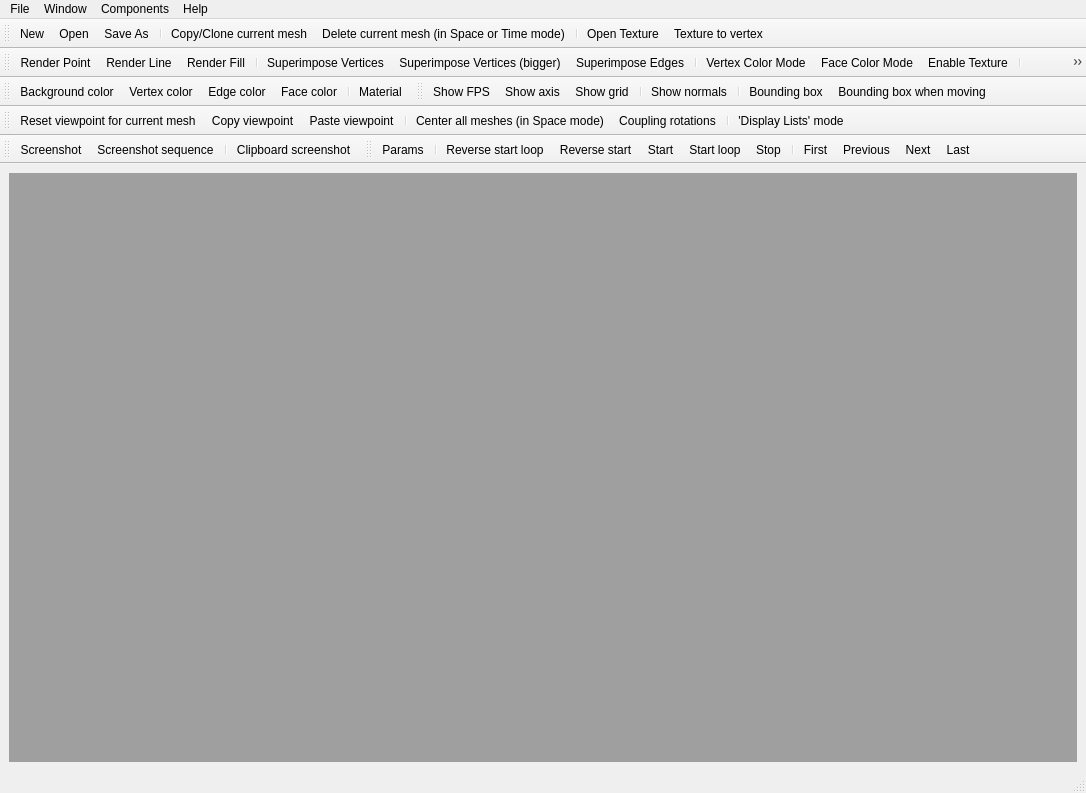
<?xml version="1.0" encoding="UTF-8"?>
<ui version="4.0">
 <class>mainwindow</class>
 <widget class="QMainWindow" name="mainwindow">
  <property name="geometry">
   <rect>
    <x>0</x>
    <y>0</y>
    <width>1086</width>
    <height>793</height>
   </rect>
  </property>
  <property name="windowTitle">
   <string>MEPP</string>
  </property>
  <property name="windowIcon">
   <iconset resource="mepp.qrc">
    <normaloff>:/logo/Pictures/MEPP.png</normaloff>:/logo/Pictures/MEPP.png</iconset>
  </property>
  <widget class="QWidget" name="centralwidget">
   <layout class="QGridLayout" name="gridLayout">
    <item row="0" column="0">
     <widget class="MdiArea" name="mdiArea">
      <property name="verticalScrollBarPolicy">
       <enum>Qt::ScrollBarAsNeeded</enum>
      </property>
      <property name="horizontalScrollBarPolicy">
       <enum>Qt::ScrollBarAsNeeded</enum>
      </property>
     </widget>
    </item>
   </layout>
  </widget>
  <widget class="QMenuBar" name="menubar">
   <property name="geometry">
    <rect>
     <x>0</x>
     <y>0</y>
     <width>1086</width>
     <height>21</height>
    </rect>
   </property>
   <widget class="QMenu" name="menuFile">
    <property name="title">
     <string>File</string>
    </property>
    <addaction name="actionNew"/>
    <addaction name="actionOpen"/>
    <addaction name="actionOpen_space"/>
    <addaction name="actionOpen_time"/>
    <addaction name="actionOpen_and_Add_space"/>
    <addaction name="actionOpen_and_Add_time"/>
    <addaction name="actionSave_As"/>
    <addaction name="actionClose"/>
    <addaction name="separator"/>
    <addaction name="actionClone"/>
    <addaction name="actionDelete"/>
    <addaction name="separator"/>
    <addaction name="actionExit"/>
   </widget>
   <widget class="QMenu" name="menuWindow">
    <property name="title">
     <string>Window</string>
    </property>
    <addaction name="actionClose_Window"/>
    <addaction name="actionClose_All"/>
    <addaction name="separator"/>
    <addaction name="actionTile"/>
    <addaction name="actionCascade"/>
    <addaction name="separator"/>
    <addaction name="actionNext"/>
    <addaction name="actionPrevious"/>
    <addaction name="separator"/>
    <addaction name="actionChange_MDI_View_Mode"/>
    <addaction name="separator"/>
    <addaction name="actionChange_Viewer_Mode_Space_Time"/>
   </widget>
   <widget class="QMenu" name="menuHelp">
    <property name="title">
     <string>Help</string>
    </property>
    <addaction name="actionAbout"/>
    <addaction name="actionAbout_Qt"/>
    <addaction name="actionAbout_QGLViewer"/>
    <addaction name="actionAbout_CGAL"/>
   </widget>
   <widget class="QMenu" name="menuComponents">
    <property name="title">
     <string>Components</string>
    </property>
    <widget class="QMenu" name="menuTools">
     <property name="title">
      <string>Tools / Processing</string>
     </property>
     <addaction name="separator"/>
    </widget>
    <widget class="QMenu" name="menuDistance_Quality_measure">
     <property name="title">
      <string>Distance / Quality measure</string>
     </property>
     <addaction name="separator"/>
    </widget>
    <widget class="QMenu" name="menuAnalysis_Filtering">
     <property name="title">
      <string>Analysis / Filtering</string>
     </property>
     <addaction name="separator"/>
    </widget>
    <widget class="QMenu" name="menuSegmentation">
     <property name="title">
      <string>Segmentation</string>
     </property>
     <addaction name="separator"/>
    </widget>
    <widget class="QMenu" name="menuRemeshing_Subdivision">
     <property name="title">
      <string>Remeshing / Subdivision</string>
     </property>
     <addaction name="separator"/>
    </widget>
    <widget class="QMenu" name="menuCompression">
     <property name="title">
      <string>Compression</string>
     </property>
     <addaction name="separator"/>
    </widget>
    <widget class="QMenu" name="menuWatermaking">
     <property name="title">
      <string>Watermaking</string>
     </property>
     <addaction name="separator"/>
    </widget>
    <widget class="QMenu" name="menuExamples">
     <property name="title">
      <string>Examples</string>
     </property>
     <addaction name="separator"/>
    </widget>
    <addaction name="menuTools"/>
    <addaction name="menuDistance_Quality_measure"/>
    <addaction name="menuAnalysis_Filtering"/>
    <addaction name="menuSegmentation"/>
    <addaction name="menuRemeshing_Subdivision"/>
    <addaction name="menuCompression"/>
    <addaction name="menuWatermaking"/>
    <addaction name="separator"/>
    <addaction name="menuExamples"/>
   </widget>
   <addaction name="menuFile"/>
   <addaction name="menuWindow"/>
   <addaction name="menuComponents"/>
   <addaction name="menuHelp"/>
  </widget>
  <widget class="QStatusBar" name="statusbar"/>
  <widget class="QToolBar" name="Toolbar_file">
   <property name="windowTitle">
    <string>Toolbar_file</string>
   </property>
   <attribute name="toolBarArea">
    <enum>TopToolBarArea</enum>
   </attribute>
   <attribute name="toolBarBreak">
    <bool>false</bool>
   </attribute>
   <addaction name="actionNew"/>
   <addaction name="actionOpen"/>
   <addaction name="actionSave_As"/>
   <addaction name="separator"/>
   <addaction name="actionClone"/>
   <addaction name="actionDelete"/>
   <addaction name="separator"/>
   <addaction name="actionOpenTexture"/>
   <addaction name="actionTextureToVertex"/>
  </widget>
  <widget class="QToolBar" name="Toolbar_viewer">
   <property name="windowTitle">
    <string>Toolbar_viewer</string>
   </property>
   <attribute name="toolBarArea">
    <enum>TopToolBarArea</enum>
   </attribute>
   <attribute name="toolBarBreak">
    <bool>true</bool>
   </attribute>
   <addaction name="actionRender_Point"/>
   <addaction name="actionRender_Line"/>
   <addaction name="actionRender_Fill"/>
   <addaction name="separator"/>
   <addaction name="actionSuperimpose_Vertices"/>
   <addaction name="actionSuperimpose_Vertices_big"/>
   <addaction name="actionSuperimpose_Edges"/>
   <addaction name="separator"/>
   <addaction name="actionVertex_Color"/>
   <addaction name="actionFace_Color"/>
   <addaction name="actionEnableTexture"/>
   <addaction name="separator"/>
   <addaction name="actionLighting"/>
   <addaction name="actionSmooth_Shading"/>
   <addaction name="separator"/>
   <addaction name="actionAntialiasing"/>
   <addaction name="actionCulling"/>
  </widget>
  <widget class="QToolBar" name="Toolbar_color">
   <property name="windowTitle">
    <string>Toolbar_color</string>
   </property>
   <attribute name="toolBarArea">
    <enum>TopToolBarArea</enum>
   </attribute>
   <attribute name="toolBarBreak">
    <bool>true</bool>
   </attribute>
   <addaction name="actionBackground_color"/>
   <addaction name="actionVertex_color"/>
   <addaction name="actionEdge_color"/>
   <addaction name="actionFace_color"/>
   <addaction name="separator"/>
   <addaction name="actionMaterial"/>
  </widget>
  <widget class="QToolBar" name="Toolbar_show">
   <property name="windowTitle">
    <string>Toolbar_show</string>
   </property>
   <attribute name="toolBarArea">
    <enum>TopToolBarArea</enum>
   </attribute>
   <attribute name="toolBarBreak">
    <bool>false</bool>
   </attribute>
   <addaction name="actionShow_FPS"/>
   <addaction name="actionShow_axis"/>
   <addaction name="actionShow_grid"/>
   <addaction name="separator"/>
   <addaction name="actionShow_normals"/>
   <addaction name="separator"/>
   <addaction name="actionBounding_box"/>
   <addaction name="actionBounding_box_when_moving"/>
  </widget>
  <widget class="QToolBar" name="Toolbar_view">
   <property name="windowTitle">
    <string>Toolbar_view</string>
   </property>
   <attribute name="toolBarArea">
    <enum>TopToolBarArea</enum>
   </attribute>
   <attribute name="toolBarBreak">
    <bool>true</bool>
   </attribute>
   <addaction name="actionReset_viewpoint"/>
   <addaction name="actionCopy_viewpoint"/>
   <addaction name="actionPaste_viewpoint"/>
   <addaction name="separator"/>
   <addaction name="actionCenter_all_objects"/>
   <addaction name="actionCouplingRotations"/>
   <addaction name="separator"/>
   <addaction name="actionVBO"/>
  </widget>
  <widget class="QToolBar" name="Toolbar_capture">
   <property name="windowTitle">
    <string>Toolbar_capture</string>
   </property>
   <attribute name="toolBarArea">
    <enum>TopToolBarArea</enum>
   </attribute>
   <attribute name="toolBarBreak">
    <bool>true</bool>
   </attribute>
   <addaction name="actionScreenshot"/>
   <addaction name="actionScreenshot_sequence"/>
   <addaction name="separator"/>
   <addaction name="actionClipboard_screenshot"/>
  </widget>
  <widget class="QToolBar" name="Toolbar_dynamic">
   <property name="windowTitle">
    <string>Toolbar_dynamic</string>
   </property>
   <attribute name="toolBarArea">
    <enum>TopToolBarArea</enum>
   </attribute>
   <attribute name="toolBarBreak">
    <bool>false</bool>
   </attribute>
   <addaction name="actionParams"/>
   <addaction name="separator"/>
   <addaction name="actionReverse_start_loop"/>
   <addaction name="actionReverse_start"/>
   <addaction name="actionStart"/>
   <addaction name="actionStart_loop"/>
   <addaction name="actionStop"/>
   <addaction name="separator"/>
   <addaction name="actionDynFirst"/>
   <addaction name="actionDynPrevious"/>
   <addaction name="actionDynNext"/>
   <addaction name="actionDynLast"/>
  </widget>
  <action name="actionNew">
   <property name="icon">
    <iconset resource="mepp.qrc">
     <normaloff>:/icons/Pictures/Icons/new.png</normaloff>:/icons/Pictures/Icons/new.png</iconset>
   </property>
   <property name="text">
    <string>New</string>
   </property>
   <property name="statusTip">
    <string>New</string>
   </property>
  </action>
  <action name="actionOpen">
   <property name="icon">
    <iconset resource="mepp.qrc">
     <normaloff>:/icons/Pictures/Icons/open.png</normaloff>:/icons/Pictures/Icons/open.png</iconset>
   </property>
   <property name="text">
    <string>Open...</string>
   </property>
  </action>
  <action name="actionOpen_and_Add_space">
   <property name="text">
    <string>Open and Add (space)...</string>
   </property>
  </action>
  <action name="actionSave_As">
   <property name="icon">
    <iconset resource="mepp.qrc">
     <normaloff>:/icons/Pictures/Icons/save.png</normaloff>:/icons/Pictures/Icons/save.png</iconset>
   </property>
   <property name="text">
    <string>Save As...</string>
   </property>
  </action>
  <action name="actionClose">
   <property name="text">
    <string>Close</string>
   </property>
  </action>
  <action name="actionExit">
   <property name="text">
    <string>Exit</string>
   </property>
  </action>
  <action name="actionClose_Window">
   <property name="text">
    <string>Close</string>
   </property>
  </action>
  <action name="actionClose_All">
   <property name="text">
    <string>Close All</string>
   </property>
  </action>
  <action name="actionTile">
   <property name="text">
    <string>Tile</string>
   </property>
  </action>
  <action name="actionCascade">
   <property name="text">
    <string>Cascade</string>
   </property>
  </action>
  <action name="actionNext">
   <property name="text">
    <string>Next</string>
   </property>
  </action>
  <action name="actionPrevious">
   <property name="text">
    <string>Previous</string>
   </property>
  </action>
  <action name="actionAbout">
   <property name="text">
    <string>About</string>
   </property>
  </action>
  <action name="actionOpen_and_Add_time">
   <property name="text">
    <string>Open and Add (time)...</string>
   </property>
  </action>
  <action name="actionAbout_Qt">
   <property name="text">
    <string>About Qt</string>
   </property>
  </action>
  <action name="actionLighting">
   <property name="checkable">
    <bool>true</bool>
   </property>
   <property name="enabled">
    <bool>true</bool>
   </property>
   <property name="icon">
    <iconset resource="mepp.qrc">
     <normaloff>:/icons/Pictures/Icons/_Lighting.png</normaloff>:/icons/Pictures/Icons/_Lighting.png</iconset>
   </property>
   <property name="text">
    <string>Lighting</string>
   </property>
  </action>
  <action name="actionAntialiasing">
   <property name="checkable">
    <bool>true</bool>
   </property>
   <property name="enabled">
    <bool>true</bool>
   </property>
   <property name="icon">
    <iconset resource="mepp.qrc">
     <normaloff>:/icons/Pictures/Icons/_Antialiasing.png</normaloff>:/icons/Pictures/Icons/_Antialiasing.png</iconset>
   </property>
   <property name="text">
    <string>Antialiasing</string>
   </property>
  </action>
  <action name="actionVertex_Color">
   <property name="checkable">
    <bool>true</bool>
   </property>
   <property name="icon">
    <iconset resource="mepp.qrc">
     <normaloff>:/icons/Pictures/Icons/_VertexColorMode.png</normaloff>:/icons/Pictures/Icons/_VertexColorMode.png</iconset>
   </property>
   <property name="text">
    <string>Vertex Color Mode</string>
   </property>
  </action>
  <action name="actionFace_Color">
   <property name="checkable">
    <bool>true</bool>
   </property>
   <property name="icon">
    <iconset resource="mepp.qrc">
     <normaloff>:/icons/Pictures/Icons/_FaceColorMode.png</normaloff>:/icons/Pictures/Icons/_FaceColorMode.png</iconset>
   </property>
   <property name="text">
    <string>Face Color Mode</string>
   </property>
  </action>
  <action name="actionRender_Point">
   <property name="checkable">
    <bool>true</bool>
   </property>
   <property name="icon">
    <iconset resource="mepp.qrc">
     <normaloff>:/icons/Pictures/Icons/_Vertices.png</normaloff>:/icons/Pictures/Icons/_Vertices.png</iconset>
   </property>
   <property name="text">
    <string>Render Point</string>
   </property>
  </action>
  <action name="actionRender_Line">
   <property name="checkable">
    <bool>true</bool>
   </property>
   <property name="icon">
    <iconset resource="mepp.qrc">
     <normaloff>:/icons/Pictures/Icons/_Edges.png</normaloff>:/icons/Pictures/Icons/_Edges.png</iconset>
   </property>
   <property name="text">
    <string>Render Line</string>
   </property>
  </action>
  <action name="actionRender_Fill">
   <property name="checkable">
    <bool>true</bool>
   </property>
   <property name="icon">
    <iconset resource="mepp.qrc">
     <normaloff>:/icons/Pictures/Icons/_RenderFill.png</normaloff>:/icons/Pictures/Icons/_RenderFill.png</iconset>
   </property>
   <property name="text">
    <string>Render Fill</string>
   </property>
  </action>
  <action name="actionSuperimpose_Edges">
   <property name="checkable">
    <bool>true</bool>
   </property>
   <property name="icon">
    <iconset resource="mepp.qrc">
     <normaloff>:/icons/Pictures/Icons/_SuperimposeEdges.png</normaloff>:/icons/Pictures/Icons/_SuperimposeEdges.png</iconset>
   </property>
   <property name="text">
    <string>Superimpose Edges</string>
   </property>
  </action>
  <action name="actionSuperimpose_Vertices">
   <property name="checkable">
    <bool>true</bool>
   </property>
   <property name="icon">
    <iconset resource="mepp.qrc">
     <normaloff>:/icons/Pictures/Icons/_SuperimposeVertices.png</normaloff>:/icons/Pictures/Icons/_SuperimposeVertices.png</iconset>
   </property>
   <property name="text">
    <string>Superimpose Vertices</string>
   </property>
  </action>
  <action name="actionSmooth_Shading">
   <property name="checkable">
    <bool>true</bool>
   </property>
   <property name="icon">
    <iconset resource="mepp.qrc">
     <normaloff>:/icons/Pictures/Icons/_Smoothing.png</normaloff>:/icons/Pictures/Icons/_Smoothing.png</iconset>
   </property>
   <property name="text">
    <string>Smooth Shading</string>
   </property>
  </action>
  <action name="actionCulling">
   <property name="checkable">
    <bool>true</bool>
   </property>
   <property name="icon">
    <iconset resource="mepp.qrc">
     <normaloff>:/icons/Pictures/Icons/_Culling.png</normaloff>:/icons/Pictures/Icons/_Culling.png</iconset>
   </property>
   <property name="text">
    <string>Culling</string>
   </property>
  </action>
  <action name="actionParams">
   <property name="icon">
    <iconset resource="mepp.qrc">
     <normaloff>:/icons/Pictures/Icons/_Params.png</normaloff>:/icons/Pictures/Icons/_Params.png</iconset>
   </property>
   <property name="text">
    <string>Params</string>
   </property>
  </action>
  <action name="actionReverse_start">
   <property name="icon">
    <iconset resource="mepp.qrc">
     <normaloff>:/icons/Pictures/Icons/_ReverseStart.png</normaloff>:/icons/Pictures/Icons/_ReverseStart.png</iconset>
   </property>
   <property name="text">
    <string>Reverse start</string>
   </property>
  </action>
  <action name="actionReverse_start_loop">
   <property name="icon">
    <iconset resource="mepp.qrc">
     <normaloff>:/icons/Pictures/Icons/_ReverseStartLoop.png</normaloff>:/icons/Pictures/Icons/_ReverseStartLoop.png</iconset>
   </property>
   <property name="text">
    <string>Reverse start loop</string>
   </property>
  </action>
  <action name="actionStart">
   <property name="icon">
    <iconset resource="mepp.qrc">
     <normaloff>:/icons/Pictures/Icons/_Start.png</normaloff>:/icons/Pictures/Icons/_Start.png</iconset>
   </property>
   <property name="text">
    <string>Start</string>
   </property>
  </action>
  <action name="actionStart_loop">
   <property name="icon">
    <iconset resource="mepp.qrc">
     <normaloff>:/icons/Pictures/Icons/_StartLoop.png</normaloff>:/icons/Pictures/Icons/_StartLoop.png</iconset>
   </property>
   <property name="text">
    <string>Start loop</string>
   </property>
  </action>
  <action name="actionStop">
   <property name="icon">
    <iconset resource="mepp.qrc">
     <normaloff>:/icons/Pictures/Icons/_Stop.png</normaloff>:/icons/Pictures/Icons/_Stop.png</iconset>
   </property>
   <property name="text">
    <string>Stop</string>
   </property>
  </action>
  <action name="actionDynFirst">
   <property name="icon">
    <iconset resource="mepp.qrc">
     <normaloff>:/icons/Pictures/Icons/_First.png</normaloff>:/icons/Pictures/Icons/_First.png</iconset>
   </property>
   <property name="text">
    <string>First</string>
   </property>
  </action>
  <action name="actionDynPrevious">
   <property name="icon">
    <iconset resource="mepp.qrc">
     <normaloff>:/icons/Pictures/Icons/_Previous.png</normaloff>:/icons/Pictures/Icons/_Previous.png</iconset>
   </property>
   <property name="text">
    <string>Previous</string>
   </property>
  </action>
  <action name="actionDynNext">
   <property name="icon">
    <iconset resource="mepp.qrc">
     <normaloff>:/icons/Pictures/Icons/_Next.png</normaloff>:/icons/Pictures/Icons/_Next.png</iconset>
   </property>
   <property name="text">
    <string>Next</string>
   </property>
  </action>
  <action name="actionDynLast">
   <property name="icon">
    <iconset resource="mepp.qrc">
     <normaloff>:/icons/Pictures/Icons/_Last.png</normaloff>:/icons/Pictures/Icons/_Last.png</iconset>
   </property>
   <property name="text">
    <string>Last</string>
   </property>
  </action>
  <action name="actionDelete">
   <property name="icon">
    <iconset resource="mepp.qrc">
     <normaloff>:/icons/Pictures/Icons/cut.png</normaloff>:/icons/Pictures/Icons/cut.png</iconset>
   </property>
   <property name="text">
    <string>Delete current mesh (in Space or Time mode)</string>
   </property>
   <property name="toolTip">
    <string>Delete current mesh (in Space or Time mode)</string>
   </property>
  </action>
  <action name="actionCouplingRotations">
   <property name="checkable">
    <bool>true</bool>
   </property>
   <property name="icon">
    <iconset resource="mepp.qrc">
     <normaloff>:/icons/Pictures/Icons/_CoupleRotations.png</normaloff>:/icons/Pictures/Icons/_CoupleRotations.png</iconset>
   </property>
   <property name="text">
    <string>Coupling rotations</string>
   </property>
  </action>
  <action name="actionShow_entire_scene">
   <property name="text">
    <string>Show entire scene</string>
   </property>
  </action>
  <action name="actionOpen_space">
   <property name="text">
    <string>Open (space)...</string>
   </property>
  </action>
  <action name="actionOpen_time">
   <property name="text">
    <string>Open (time)...</string>
   </property>
  </action>
  <action name="actionAbout_QGLViewer">
   <property name="text">
    <string>About QGLViewer</string>
   </property>
  </action>
  <action name="actionAbout_CGAL">
   <property name="text">
    <string>About CGAL</string>
   </property>
  </action>
  <action name="actionCopy_viewpoint">
   <property name="icon">
    <iconset resource="mepp.qrc">
     <normaloff>:/icons/Pictures/Icons/_CopyViewpoint.png</normaloff>:/icons/Pictures/Icons/_CopyViewpoint.png</iconset>
   </property>
   <property name="text">
    <string>Copy viewpoint</string>
   </property>
  </action>
  <action name="actionPaste_viewpoint">
   <property name="icon">
    <iconset resource="mepp.qrc">
     <normaloff>:/icons/Pictures/Icons/_PasteViewpoint.png</normaloff>:/icons/Pictures/Icons/_PasteViewpoint.png</iconset>
   </property>
   <property name="text">
    <string>Paste viewpoint</string>
   </property>
  </action>
  <action name="actionBackground_color">
   <property name="icon">
    <iconset resource="mepp.qrc">
     <normaloff>:/icons/Pictures/Icons/_BackgroundColor.png</normaloff>:/icons/Pictures/Icons/_BackgroundColor.png</iconset>
   </property>
   <property name="text">
    <string>Background color</string>
   </property>
  </action>
  <action name="actionVertex_color">
   <property name="icon">
    <iconset resource="mepp.qrc">
     <normaloff>:/icons/Pictures/Icons/_PointColor.png</normaloff>:/icons/Pictures/Icons/_PointColor.png</iconset>
   </property>
   <property name="text">
    <string>Vertex color</string>
   </property>
  </action>
  <action name="actionEdge_color">
   <property name="icon">
    <iconset resource="mepp.qrc">
     <normaloff>:/icons/Pictures/Icons/_EdgeColor.png</normaloff>:/icons/Pictures/Icons/_EdgeColor.png</iconset>
   </property>
   <property name="text">
    <string>Edge color</string>
   </property>
  </action>
  <action name="actionClone">
   <property name="icon">
    <iconset resource="mepp.qrc">
     <normaloff>:/icons/Pictures/Icons/copy.png</normaloff>:/icons/Pictures/Icons/copy.png</iconset>
   </property>
   <property name="text">
    <string>Copy/Clone current mesh</string>
   </property>
  </action>
  <action name="actionMaterial">
   <property name="icon">
    <iconset resource="mepp.qrc">
     <normaloff>:/icons/Pictures/Icons/_Material.png</normaloff>:/icons/Pictures/Icons/_Material.png</iconset>
   </property>
   <property name="text">
    <string>Material</string>
   </property>
  </action>
  <action name="actionBounding_box">
   <property name="checkable">
    <bool>true</bool>
   </property>
   <property name="icon">
    <iconset resource="mepp.qrc">
     <normaloff>:/icons/Pictures/Icons/_BoundingBox.png</normaloff>:/icons/Pictures/Icons/_BoundingBox.png</iconset>
   </property>
   <property name="text">
    <string>Bounding box</string>
   </property>
  </action>
  <action name="actionBounding_box_when_moving">
   <property name="checkable">
    <bool>true</bool>
   </property>
   <property name="icon">
    <iconset resource="mepp.qrc">
     <normaloff>:/icons/Pictures/Icons/_BoundingBoxOnMove.png</normaloff>:/icons/Pictures/Icons/_BoundingBoxOnMove.png</iconset>
   </property>
   <property name="text">
    <string>Bounding box when moving</string>
   </property>
  </action>
  <action name="actionScreenshot">
   <property name="icon">
    <iconset resource="mepp.qrc">
     <normaloff>:/icons/Pictures/Icons/_Screenshot.png</normaloff>:/icons/Pictures/Icons/_Screenshot.png</iconset>
   </property>
   <property name="text">
    <string>Screenshot</string>
   </property>
  </action>
  <action name="actionVBO">
   <property name="checkable">
    <bool>true</bool>
   </property>
   <property name="icon">
    <iconset resource="mepp.qrc">
     <normaloff>:/icons/Pictures/Icons/_DL.png</normaloff>:/icons/Pictures/Icons/_DL.png</iconset>
   </property>
   <property name="text">
    <string>'Display Lists' mode</string>
   </property>
  </action>
  <action name="actionFace_color">
   <property name="icon">
    <iconset resource="mepp.qrc">
     <normaloff>:/icons/Pictures/Icons/_FaceColor.png</normaloff>:/icons/Pictures/Icons/_FaceColor.png</iconset>
   </property>
   <property name="text">
    <string>Face color</string>
   </property>
  </action>
  <action name="actionShow_normals">
   <property name="checkable">
    <bool>true</bool>
   </property>
   <property name="icon">
    <iconset resource="mepp.qrc">
     <normaloff>:/icons/Pictures/Icons/_Normals.png</normaloff>:/icons/Pictures/Icons/_Normals.png</iconset>
   </property>
   <property name="text">
    <string>Show normals</string>
   </property>
  </action>
  <action name="actionCenter_all_objects">
   <property name="icon">
    <iconset resource="mepp.qrc">
     <normaloff>:/icons/Pictures/Icons/_CenterAll.png</normaloff>:/icons/Pictures/Icons/_CenterAll.png</iconset>
   </property>
   <property name="text">
    <string>Center all meshes (in Space mode)</string>
   </property>
  </action>
  <action name="actionScreenshot_sequence">
   <property name="checkable">
    <bool>true</bool>
   </property>
   <property name="icon">
    <iconset resource="mepp.qrc">
     <normaloff>:/icons/Pictures/Icons/_ScreenshotSequence.png</normaloff>:/icons/Pictures/Icons/_ScreenshotSequence.png</iconset>
   </property>
   <property name="text">
    <string>Screenshot sequence</string>
   </property>
  </action>
  <action name="actionShow_FPS">
   <property name="checkable">
    <bool>true</bool>
   </property>
   <property name="icon">
    <iconset resource="mepp.qrc">
     <normaloff>:/icons/Pictures/Icons/_FPS.png</normaloff>:/icons/Pictures/Icons/_FPS.png</iconset>
   </property>
   <property name="text">
    <string>Show FPS</string>
   </property>
  </action>
  <action name="actionShow_axis">
   <property name="checkable">
    <bool>true</bool>
   </property>
   <property name="icon">
    <iconset resource="mepp.qrc">
     <normaloff>:/icons/Pictures/Icons/_Axis.png</normaloff>:/icons/Pictures/Icons/_Axis.png</iconset>
   </property>
   <property name="text">
    <string>Show axis</string>
   </property>
  </action>
  <action name="actionShow_grid">
   <property name="checkable">
    <bool>true</bool>
   </property>
   <property name="icon">
    <iconset resource="mepp.qrc">
     <normaloff>:/icons/Pictures/Icons/_Grid.png</normaloff>:/icons/Pictures/Icons/_Grid.png</iconset>
   </property>
   <property name="text">
    <string>Show grid</string>
   </property>
  </action>
  <action name="actionShow_light">
   <property name="checkable">
    <bool>true</bool>
   </property>
   <property name="text">
    <string>Show light</string>
   </property>
  </action>
  <action name="actionClipboard_screenshot">
   <property name="icon">
    <iconset resource="mepp.qrc">
     <normaloff>:/icons/Pictures/Icons/_Clipboard.png</normaloff>:/icons/Pictures/Icons/_Clipboard.png</iconset>
   </property>
   <property name="text">
    <string>Clipboard screenshot</string>
   </property>
  </action>
  <action name="actionReset_viewpoint">
   <property name="icon">
    <iconset resource="mepp.qrc">
     <normaloff>:/icons/Pictures/Icons/_ShowAll.png</normaloff>:/icons/Pictures/Icons/_ShowAll.png</iconset>
   </property>
   <property name="text">
    <string>Reset viewpoint for current mesh</string>
   </property>
  </action>
  <action name="actionSuperimpose_Vertices_big">
   <property name="checkable">
    <bool>true</bool>
   </property>
   <property name="icon">
    <iconset resource="mepp.qrc">
     <normaloff>:/icons/Pictures/Icons/_SuperimposeSpheres.png</normaloff>:/icons/Pictures/Icons/_SuperimposeSpheres.png</iconset>
   </property>
   <property name="text">
    <string>Superimpose Vertices (bigger)</string>
   </property>
   <property name="toolTip">
    <string>Superimpose Vertices (bigger)</string>
   </property>
  </action>
  <action name="actionChange_MDI_View_Mode">
   <property name="text">
    <string>Change MDI View Mode (-&gt; to Tabbed View)</string>
   </property>
  </action>
  <action name="actionChange_Viewer_Mode_Space_Time">
   <property name="text">
    <string>Change Viewer Mode (Normal)</string>
   </property>
  </action>
  <action name="actionOpenTexture">
   <property name="text">
    <string>Open Texture</string>
   </property>
  </action>
  <action name="actionTextureToVertex">
   <property name="text">
    <string>Texture to vertex</string>
   </property>
  </action>
  <action name="actionEnableTexture">
   <property name="checkable">
    <bool>true</bool>
   </property>
   <property name="text">
    <string>Enable Texture</string>
   </property>
   <property name="toolTip">
    <string>Enable Texture</string>
   </property>
  </action>
 </widget>
 <customwidgets>
  <customwidget>
   <class>MdiArea</class>
   <extends>QMdiArea</extends>
   <header>mdiarea.hxx</header>
   <container>1</container>
  </customwidget>
 </customwidgets>
 <resources>
  <include location="mepp.qrc"/>
 </resources>
 <connections/>
</ui>
